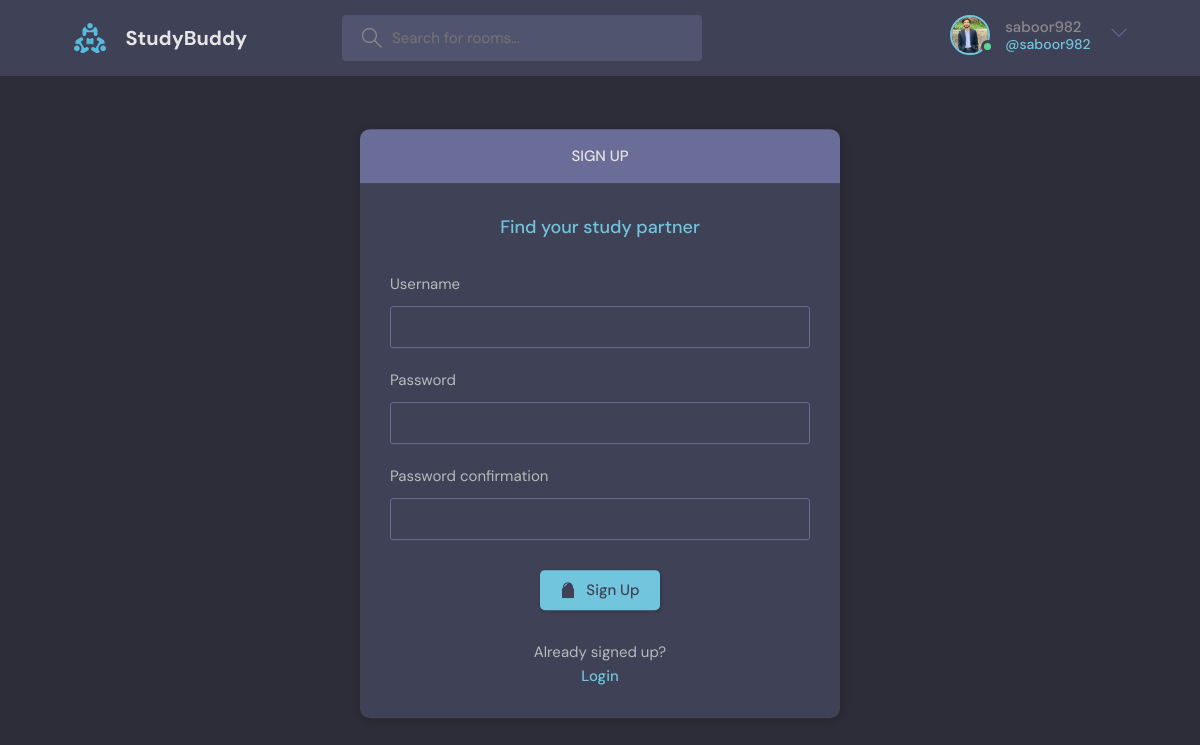
Page /register/ (signed in) on the committed database.
### base/models.py (models this page shows)
class User(AbstractUser):
    name = models.CharField(max_length=200, null=True)
    email = models.EmailField(unique=True, null=True)
    bio = models.TextField(null=True)
    avatar = models.ImageField(null=True, default="avatar.svg")
    USERNAME_FIELD = 'email'
    REQUIRED_FIELDS = []

### base/views.py (the view, shortened to what this page needs)
# urls.py: path('register/', views.registerPage, name="register"),
def registerPage(request):
    form = UserCreationForm()
    return render(request, 'base/login_register.html',{'form':form})

### base/templates/base/login_register.html (shortened to what this page needs)
{% extends 'main.html' %}
{% block content %}
    <main class="auth layout">
      {% if page == 'login' %}
      <div class="container">
        <div class="layout__box">
          <div class="layout__boxHeader">
            <div class="layout__boxTitle">
              <h3>Login</h3>
            </div>
          </div>
          <div class="layout__body">
            <h2 class="auth__tagline">Find your study partner</h2>
            <form class="form" action="" method="post">
              {% csrf_token %}
              <div class="form__group form__group">
                <label for="room_name">Username</label>
                <input id="username" name="username" type="text" placeholder="e.g. dennis_ivy" />
              </div>
              <div class="form__group">
                <label for="password">Password</label>
                <input
                  id="password"
                  name="password"
                  type="password"
                  placeholder="&bull;&bull;&bull;&bull;&bull;&bull;&bull;&bull;"
                />
              </div>
              <button class="btn btn--main" type="submit">
                <svg
                  version="1.1"
                  xmlns="http://www.w3.org/2000/svg"
                  width="32"
                  height="32"
                  viewBox="0 0 32 32"
                >
                  <title>lock</title>
                  <path
                    d="M27 12h-1v-2c0-5.514-4.486-10-10-10s-10 4.486-10 10v2h-1c-0.553 0-1 0.447-1 1v18c0 0.553 0.447 1 1 1h22c0.553 0 1-0.447 1-1v-18c0-0.553-0.447-1-1-1zM8 10c0-4.411 3.589-8 8-8s8 3.589 8 8v2h-16v-2zM26 30h-20v-16h20v16z"
                  ></path>
                  <path
                    d="M15 21.694v4.306h2v-4.306c0.587-0.348 1-0.961 1-1.694 0-1.105-0.895-2-2-2s-2 0.895-2 2c0 0.732 0.413 1.345 1 1.694z"
                  ></path>
                </svg>
                Login
              </button>
            </form>
            <div class="auth__action">
              <p>Haven't signed up yet?</p>
              <a href="{% url 'register' %}" class="btn btn--link">Sign Up</a>
            </div>
          </div>
        </div>
      </div>
      {% else %}
      <div class="container">
        <div class="layout__box">
          <div class="layout__boxHeader">
            <div class="layout__boxTitle">
              <h3>Sign Up</h3>
            </div>
          </div>
          <div class="layout__body">
            <h2 class="auth__tagline">Find your study partner</h2>
            <form class="form" action="#" method="POST">
              {% for field in form %}
              <div class="form__group form__group">
                <label for="room_name">{{field.label}}</label>
                {{field}}
              </div>
              {% endfor %}
              <div class="auth__action">
                <button class="btn btn--main" type="submit">
                  Sign Up
                </button>
              </div>
            </form>
            <div class="auth__action">
              <p>Already signed up?</p>
              <a href="{% url 'login' %}" class="btn btn--link">Login</a>
            </div>
          </div>
        </div>
      </div>
      {% endif %}
    </main>
{% endblock %}

### templates/navbar.html (shortened to what this page needs)
{% load static %}
<header class="header header--loggedIn">
    <div class="container">
      <a href="{% url 'home' %}" class="header__logo">
        <img src="{% static 'images/logo.svg' %}" />
        <h1>StudyBuddy</h1>
      </a>
      <form class="header__search" method="get" action="{% url 'home' %}">
        <label>
          <input name="q" placeholder="Search for rooms..." />
        </label>
      </form>
      <nav class="header__menu">
        {% if request.user.is_authenticated %}
        <div class="header__user">
          <a href="{% url 'update-user' %}">
            <div class="avatar avatar--medium active">
              <img src="{{request.user.avatar.url}}" />
            </div>
            <p>{{request.user.username}}<span>@{{request.user.username}}</span></p>
          </a>
          <button class="dropdown-button">
            <svg version="1.1" xmlns="http://www.w3.org/2000/svg" width="32" height="32" viewBox="0 0 32 32">
              <title>chevron-down</title>
              <path d="M16 21l-13-13h-3l16 16 16-16h-3l-13 13z"></path>
            </svg>
          </button>
        </div>
        {% else %}
         <a href="{% url 'login' %}">
          <img src="{% static 'images/avatar.svg' %}" />
          <p>Login</p>
        </a>
        {% endif %}
      </nav>
    </div>
  </header>

### rows in the picture
User: user.avatar (picture), user.username "saboor982"

### other values in the picture
{{ field.label }} "Username" "Password" "Password confirmation"
